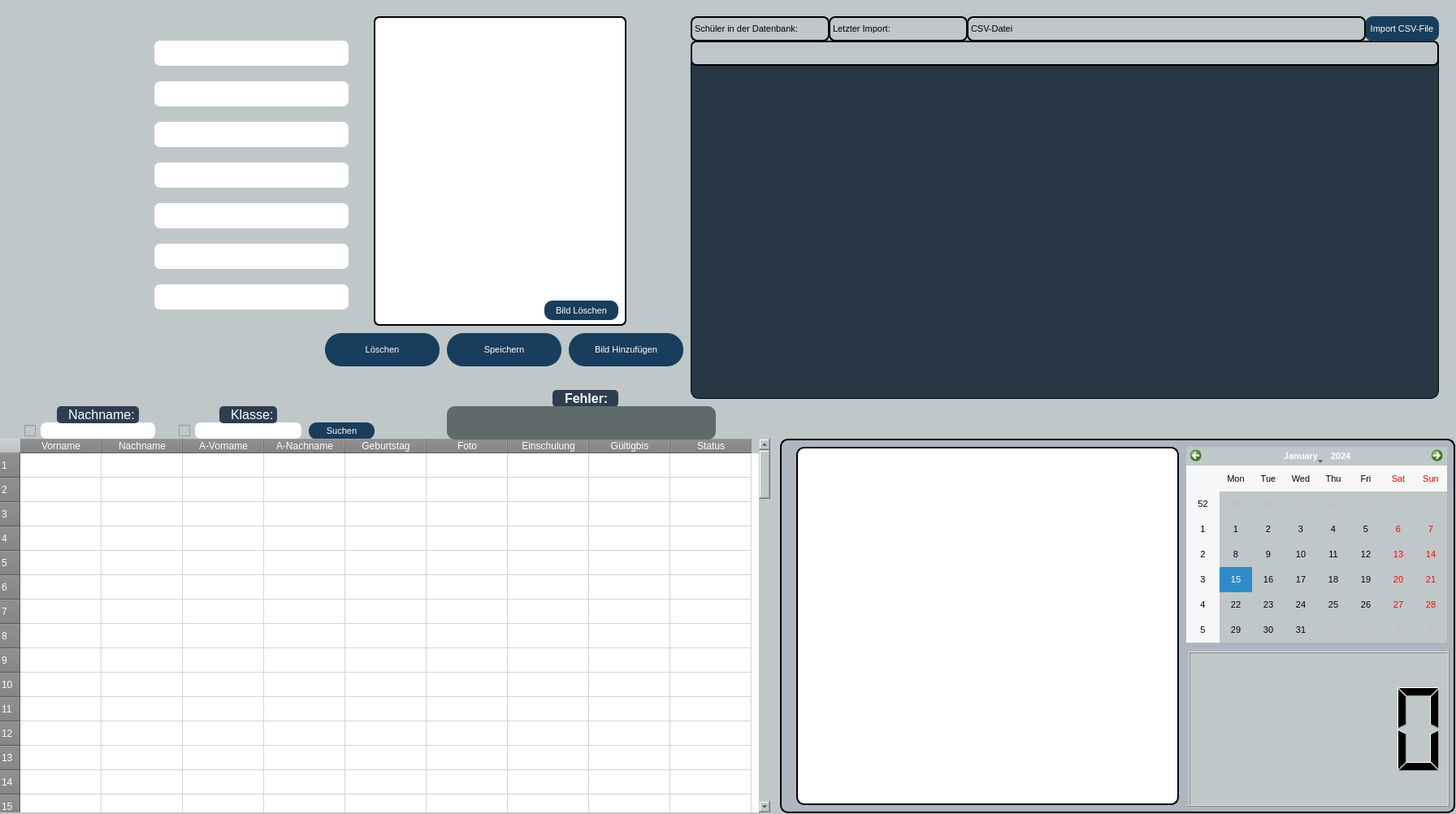
<?xml version="1.0" encoding="UTF-8"?>
<ui version="4.0">
 <author>Flroian Amend</author>
 <class>Form</class>
 <widget class="QWidget" name="Form">
  <property name="windowModality">
   <enum>Qt::NonModal</enum>
  </property>
  <property name="geometry">
   <rect>
    <x>0</x>
    <y>0</y>
    <width>1792</width>
    <height>1002</height>
   </rect>
  </property>
  <property name="sizePolicy">
   <sizepolicy hsizetype="Expanding" vsizetype="Expanding">
    <horstretch>0</horstretch>
    <verstretch>0</verstretch>
   </sizepolicy>
  </property>
  <property name="font">
   <font>
    <pointsize>8</pointsize>
   </font>
  </property>
  <property name="windowTitle">
   <string>Ausweis Verwaltung</string>
  </property>
  <property name="layoutDirection">
   <enum>Qt::LeftToRight</enum>
  </property>
  <property name="styleSheet">
   <string notr="true">QTableWidget {border: 1px; border-radius:10px}
QWidget{background-color:rgb(191, 199, 200);}
</string>
  </property>
  <widget class="QPushButton" name="pushButton">
   <property name="geometry">
    <rect>
     <x>700</x>
     <y>410</y>
     <width>141</width>
     <height>41</height>
    </rect>
   </property>
   <property name="styleSheet">
    <string notr="true">QPushButton {border:3px; border-radius:20px;background-color:#193d5c;color:white}
QPushButton:hover{background-color:#3498DB}
</string>
   </property>
   <property name="text">
    <string>Bild Hinzufügen</string>
   </property>
  </widget>
  <widget class="QPushButton" name="pushButton_2">
   <property name="geometry">
    <rect>
     <x>400</x>
     <y>410</y>
     <width>141</width>
     <height>41</height>
    </rect>
   </property>
   <property name="styleSheet">
    <string notr="true">QPushButton {border:3px; border-radius:20px;background-color:#193d5c;color:white}
QPushButton:hover{background-color:#3498DB}
</string>
   </property>
   <property name="text">
    <string>Löschen</string>
   </property>
  </widget>
  <widget class="QPushButton" name="pushButton_3">
   <property name="geometry">
    <rect>
     <x>550</x>
     <y>410</y>
     <width>141</width>
     <height>41</height>
    </rect>
   </property>
   <property name="styleSheet">
    <string notr="true">QPushButton {border:3px; border-radius:20px;background-color:#193d5c;color:white}
QPushButton:hover{background-color:#3498DB}
</string>
   </property>
   <property name="text">
    <string>Speichern</string>
   </property>
  </widget>
  <widget class="QLineEdit" name="lineEdit_7">
   <property name="geometry">
    <rect>
     <x>240</x>
     <y>520</y>
     <width>131</width>
     <height>20</height>
    </rect>
   </property>
   <property name="styleSheet">
    <string notr="true">QLineEdit {background-color:white;border:3px solid white;border-radius:7px}</string>
   </property>
  </widget>
  <widget class="QPushButton" name="pushButton_5">
   <property name="geometry">
    <rect>
     <x>380</x>
     <y>520</y>
     <width>81</width>
     <height>21</height>
    </rect>
   </property>
   <property name="maximumSize">
    <size>
     <width>16777215</width>
     <height>1677722</height>
    </size>
   </property>
   <property name="styleSheet">
    <string notr="true">QPushButton {border:3px; border-radius:10px;background-color:#193d5c;color:white}
QPushButton:hover{background-color:#3498DB}
</string>
   </property>
   <property name="text">
    <string>Suchen</string>
   </property>
  </widget>
  <widget class="QTableWidget" name="tableWidget">
   <property name="geometry">
    <rect>
     <x>0</x>
     <y>540</y>
     <width>948</width>
     <height>460</height>
    </rect>
   </property>
   <property name="toolTipDuration">
    <number>1</number>
   </property>
   <property name="styleSheet">
    <string notr="true">QTableView {Selection-background-color: blue; Background-color: white;border-radius:10px}
QHeaderView::section {background-color:grey;color:white}
QTableView QTableCornerButton::section {background-color:grey;border:2px grey;}

QScrollBar{
background-color:transparent;
border:0px solid transparent;
background:none;}

QScrollBar:vertical {
background: rgb(159, 176, 184);
width: 20px;
margin: 2px 0px 2px 5px;
border-radius: 7px;
border:0px solid transparent; }

QScrollBar::handle:vertical {
background: white;
min-height: 15px;
border-radius: 7px;
border:0px solid transparent; }

QScrollBar::add-line:vertical {
border: none;
border:0px solid transparent;
background: rgb(55, 63, 77);
height: 0px;
border-bottom-left-radius: 7px;
border-bottom-right-radius: 7px;
subcontrol-position: bottom;
subcontrol-origin: margin;}

QScrollBar::sub-line:vertical {
border: none;
border:0px solid transparent;
background: rgb(55, 63, 77);
height: 0px;
border-top-left-radius: 7px;
border-top-right-radius: 7px;
subcontrol-position: top;
subcontrol-origin: margin;}

QScrollBar::up-arrow:vertical, QScrollBar::down-arrow:vertical {
background: none;
border:0px solid transparent; }

QScrollBar::add-page:vertical, QScrollBar::sub-page:vertical {
background: none;
border:0px solid transparent; }
</string>
   </property>
   <property name="sizeAdjustPolicy">
    <enum>QAbstractScrollArea::AdjustToContents</enum>
   </property>
   <property name="editTriggers">
    <set>QAbstractItemView::NoEditTriggers</set>
   </property>
   <property name="rowCount">
    <number>100</number>
   </property>
   <property name="columnCount">
    <number>9</number>
   </property>
   <row/>
   <row/>
   <row/>
   <row/>
   <row/>
   <row/>
   <row/>
   <row/>
   <row/>
   <row/>
   <row/>
   <row/>
   <row/>
   <row/>
   <row/>
   <row/>
   <row/>
   <row/>
   <row/>
   <row/>
   <row/>
   <row/>
   <row/>
   <row/>
   <row/>
   <row/>
   <row/>
   <row/>
   <row/>
   <row/>
   <row/>
   <row/>
   <row/>
   <row/>
   <row/>
   <row/>
   <row/>
   <row/>
   <row/>
   <row/>
   <row/>
   <row/>
   <row/>
   <row/>
   <row/>
   <row/>
   <row/>
   <row/>
   <row/>
   <row/>
   <row/>
   <row/>
   <row/>
   <row/>
   <row/>
   <row/>
   <row/>
   <row/>
   <row/>
   <row/>
   <row/>
   <row/>
   <row/>
   <row/>
   <row/>
   <row/>
   <row/>
   <row/>
   <row/>
   <row/>
   <row/>
   <row/>
   <row/>
   <row/>
   <row/>
   <row/>
   <row/>
   <row/>
   <row/>
   <row/>
   <row/>
   <row/>
   <row/>
   <row/>
   <row/>
   <row/>
   <row/>
   <row/>
   <row/>
   <row/>
   <row/>
   <row/>
   <row/>
   <row/>
   <row/>
   <row/>
   <row/>
   <row/>
   <row/>
   <row/>
   <column>
    <property name="text">
     <string>Vorname</string>
    </property>
   </column>
   <column>
    <property name="text">
     <string>Nachname</string>
    </property>
   </column>
   <column>
    <property name="text">
     <string>A-Vorname</string>
    </property>
   </column>
   <column>
    <property name="text">
     <string>A-Nachname</string>
    </property>
   </column>
   <column>
    <property name="text">
     <string>Geburtstag</string>
    </property>
   </column>
   <column>
    <property name="text">
     <string>Foto</string>
    </property>
   </column>
   <column>
    <property name="text">
     <string>Einschulung</string>
    </property>
   </column>
   <column>
    <property name="text">
     <string>Gültigbis</string>
    </property>
   </column>
   <column>
    <property name="text">
     <string>Status</string>
    </property>
   </column>
  </widget>
  <widget class="QTreeView" name="treeView">
   <property name="geometry">
    <rect>
     <x>850</x>
     <y>50</y>
     <width>921</width>
     <height>441</height>
    </rect>
   </property>
   <property name="sizePolicy">
    <sizepolicy hsizetype="Minimum" vsizetype="Minimum">
     <horstretch>0</horstretch>
     <verstretch>0</verstretch>
    </sizepolicy>
   </property>
   <property name="cursor" stdset="0">
    <cursorShape>PointingHandCursor</cursorShape>
   </property>
   <property name="styleSheet">
    <string notr="true">QTreeView {show-decoration-selected: 1;padding-top:4px;color:white;background-color:#273746;border:1px solid; border-radius:10px}
QTreeView::item {border: 1px solid #d9d9d9;border-top-color: transparent;border-bottom-color: transparent;}
QTreeView::item:hover {background: qlineargradient(x1: 0, y1: 0, x2: 0, y2: 1, stop: 0 #e7effd, stop: 1 #cbdaf1);border: 1px solid #bfcde4;}
QTreeView::item:selected {border: 1px solid #567dbc;}
QTreeView::item:selected:active{background: qlineargradient(x1: 0, y1: 0, x2: 0, y2: 1, stop: 0 #6ea1f1, stop: 1 #567dbc);}
QTreeView::item:selected:!active {background: qlineargradient(x1: 0, y1: 0, x2: 0, y2: 1, stop: 0 #6b9be8, stop: 1 #577fbf);}
QHeaderView::section {background-color:grey;color:white}


/*QTreeView{padding-top:30px;color:white;background-color:#273746;border:3px solid; border-radius:10px}
QTreeView::item:hover {color:black;}
QTreeView::item:selected{background-color:#85C1E9;border:1px;border-radius:5px;}
*/</string>
   </property>
   <property name="frameShape">
    <enum>QFrame::NoFrame</enum>
   </property>
  </widget>
  <widget class="QCheckBox" name="checkBox">
   <property name="geometry">
    <rect>
     <x>220</x>
     <y>520</y>
     <width>20</width>
     <height>20</height>
    </rect>
   </property>
   <property name="font">
    <font>
     <pointsize>12</pointsize>
    </font>
   </property>
   <property name="styleSheet">
    <string notr="true">QCheckBox {border-radius:1px;}</string>
   </property>
   <property name="text">
    <string/>
   </property>
  </widget>
  <widget class="QLineEdit" name="lineEdit_8">
   <property name="geometry">
    <rect>
     <x>50</x>
     <y>520</y>
     <width>141</width>
     <height>20</height>
    </rect>
   </property>
   <property name="styleSheet">
    <string notr="true">QLineEdit {background-color:white;border:3px solid white;border-radius:7px}</string>
   </property>
  </widget>
  <widget class="QCheckBox" name="checkBox_2">
   <property name="geometry">
    <rect>
     <x>30</x>
     <y>520</y>
     <width>20</width>
     <height>20</height>
    </rect>
   </property>
   <property name="font">
    <font>
     <pointsize>12</pointsize>
    </font>
   </property>
   <property name="text">
    <string/>
   </property>
  </widget>
  <widget class="QLabel" name="label_10">
   <property name="geometry">
    <rect>
     <x>70</x>
     <y>500</y>
     <width>101</width>
     <height>21</height>
    </rect>
   </property>
   <property name="font">
    <font>
     <pointsize>12</pointsize>
    </font>
   </property>
   <property name="styleSheet">
    <string notr="true">QLabel {background-color:#2C3E50;color:white; border-radius:5px;padding-left:10%}</string>
   </property>
   <property name="frameShape">
    <enum>QFrame::Box</enum>
   </property>
   <property name="frameShadow">
    <enum>QFrame::Raised</enum>
   </property>
   <property name="text">
    <string>Nachname:</string>
   </property>
  </widget>
  <widget class="QLabel" name="label_11">
   <property name="geometry">
    <rect>
     <x>270</x>
     <y>500</y>
     <width>71</width>
     <height>21</height>
    </rect>
   </property>
   <property name="font">
    <font>
     <pointsize>12</pointsize>
    </font>
   </property>
   <property name="styleSheet">
    <string notr="true">QLabel {background-color:#2C3E50;color:white; border-radius:5px;padding-left:10%}</string>
   </property>
   <property name="frameShape">
    <enum>QFrame::Box</enum>
   </property>
   <property name="frameShadow">
    <enum>QFrame::Raised</enum>
   </property>
   <property name="text">
    <string>Klasse:</string>
   </property>
  </widget>
  <widget class="QLineEdit" name="lineEdit">
   <property name="geometry">
    <rect>
     <x>190</x>
     <y>50</y>
     <width>239</width>
     <height>31</height>
    </rect>
   </property>
   <property name="font">
    <font>
     <pointsize>12</pointsize>
     <italic>false</italic>
     <bold>true</bold>
     <stylestrategy>PreferDefault</stylestrategy>
     <kerning>false</kerning>
    </font>
   </property>
   <property name="autoFillBackground">
    <bool>false</bool>
   </property>
   <property name="styleSheet">
    <string notr="true">QLineEdit {background-color:white;border-radius:7px}
QLabel {background-color:#2C3E50;color:white;border-radius:5px;}</string>
   </property>
   <property name="inputMethodHints">
    <set>Qt::ImhNone</set>
   </property>
   <property name="inputMask">
    <string/>
   </property>
   <property name="text">
    <string/>
   </property>
   <property name="maxLength">
    <number>100</number>
   </property>
   <property name="placeholderText">
    <string/>
   </property>
   <property name="clearButtonEnabled">
    <bool>false</bool>
   </property>
  </widget>
  <widget class="QLineEdit" name="lineEdit_2">
   <property name="geometry">
    <rect>
     <x>190</x>
     <y>100</y>
     <width>239</width>
     <height>31</height>
    </rect>
   </property>
   <property name="font">
    <font>
     <pointsize>12</pointsize>
     <italic>false</italic>
     <bold>true</bold>
     <kerning>false</kerning>
    </font>
   </property>
   <property name="styleSheet">
    <string notr="true">QLineEdit {background-color:white;border-radius:7px}
QLabel {background-color:#2C3E50;color:white;border-radius:5px;}</string>
   </property>
   <property name="text">
    <string/>
   </property>
   <property name="maxLength">
    <number>100</number>
   </property>
  </widget>
  <widget class="QLineEdit" name="lineEdit_3">
   <property name="enabled">
    <bool>true</bool>
   </property>
   <property name="geometry">
    <rect>
     <x>190</x>
     <y>250</y>
     <width>239</width>
     <height>31</height>
    </rect>
   </property>
   <property name="font">
    <font>
     <pointsize>12</pointsize>
     <italic>false</italic>
     <bold>true</bold>
     <kerning>false</kerning>
    </font>
   </property>
   <property name="styleSheet">
    <string notr="true">QLineEdit {background-color:white;border-radius:7px}
QLabel {background-color:#2C3E50;color:white;border-radius:5px;}</string>
   </property>
   <property name="text">
    <string/>
   </property>
   <property name="maxLength">
    <number>100</number>
   </property>
  </widget>
  <widget class="QLineEdit" name="lineEdit_4">
   <property name="geometry">
    <rect>
     <x>190</x>
     <y>300</y>
     <width>239</width>
     <height>31</height>
    </rect>
   </property>
   <property name="font">
    <font>
     <pointsize>12</pointsize>
     <italic>false</italic>
     <bold>true</bold>
    </font>
   </property>
   <property name="styleSheet">
    <string notr="true">QLineEdit {background-color:white;border-radius:7px}
QLabel {background-color:#2C3E50;color:white;border-radius:5px;}</string>
   </property>
   <property name="text">
    <string/>
   </property>
   <property name="maxLength">
    <number>100</number>
   </property>
  </widget>
  <widget class="QLineEdit" name="lineEdit_5">
   <property name="geometry">
    <rect>
     <x>190</x>
     <y>350</y>
     <width>239</width>
     <height>31</height>
    </rect>
   </property>
   <property name="font">
    <font>
     <pointsize>12</pointsize>
     <italic>false</italic>
     <bold>true</bold>
    </font>
   </property>
   <property name="styleSheet">
    <string notr="true">QLineEdit {background-color:white;border-radius:7px}
QLabel {background-color:#2C3E50;color:white;border-radius:5px;}</string>
   </property>
   <property name="text">
    <string/>
   </property>
  </widget>
  <widget class="QLabel" name="label_7">
   <property name="geometry">
    <rect>
     <x>460</x>
     <y>20</y>
     <width>311</width>
     <height>381</height>
    </rect>
   </property>
   <property name="sizePolicy">
    <sizepolicy hsizetype="Fixed" vsizetype="Fixed">
     <horstretch>0</horstretch>
     <verstretch>0</verstretch>
    </sizepolicy>
   </property>
   <property name="font">
    <font>
     <pointsize>8</pointsize>
     <stylestrategy>PreferDefault</stylestrategy>
    </font>
   </property>
   <property name="focusPolicy">
    <enum>Qt::NoFocus</enum>
   </property>
   <property name="acceptDrops">
    <bool>false</bool>
   </property>
   <property name="styleSheet">
    <string notr="true">QLabel  {background-color: white;border:2px solid black;border-radius:7px;}</string>
   </property>
   <property name="frameShape">
    <enum>QFrame::WinPanel</enum>
   </property>
   <property name="frameShadow">
    <enum>QFrame::Sunken</enum>
   </property>
   <property name="lineWidth">
    <number>0</number>
   </property>
   <property name="text">
    <string/>
   </property>
  </widget>
  <widget class="QLabel" name="label_13">
   <property name="geometry">
    <rect>
     <x>680</x>
     <y>480</y>
     <width>81</width>
     <height>21</height>
    </rect>
   </property>
   <property name="font">
    <font>
     <pointsize>12</pointsize>
     <bold>true</bold>
    </font>
   </property>
   <property name="toolTipDuration">
    <number>-1</number>
   </property>
   <property name="styleSheet">
    <string notr="true">QLabel {background-color:#2C3E50;color:white; border-radius:5px;padding-left:10%;z-index:1}</string>
   </property>
   <property name="frameShape">
    <enum>QFrame::StyledPanel</enum>
   </property>
   <property name="frameShadow">
    <enum>QFrame::Raised</enum>
   </property>
   <property name="text">
    <string>Fehler:</string>
   </property>
   <property name="indent">
    <number>5</number>
   </property>
  </widget>
  <widget class="QLabel" name="label_12">
   <property name="geometry">
    <rect>
     <x>550</x>
     <y>500</y>
     <width>331</width>
     <height>41</height>
    </rect>
   </property>
   <property name="font">
    <font>
     <pointsize>10</pointsize>
     <underline>true</underline>
    </font>
   </property>
   <property name="styleSheet">
    <string notr="true">QLabel{background-color:#5F6A6A;border-radius:10px;color:white;}</string>
   </property>
   <property name="text">
    <string/>
   </property>
   <property name="textFormat">
    <enum>Qt::AutoText</enum>
   </property>
  </widget>
  <widget class="QPushButton" name="pushButton_7">
   <property name="geometry">
    <rect>
     <x>670</x>
     <y>370</y>
     <width>91</width>
     <height>24</height>
    </rect>
   </property>
   <property name="styleSheet">
    <string notr="true">QPushButton {border:3px; border-radius:10px;background-color:#193d5c;color:white}
QPushButton:hover{background-color:#3498DB}
</string>
   </property>
   <property name="text">
    <string>Bild Löschen</string>
   </property>
  </widget>
  <widget class="QLabel" name="label_14">
   <property name="geometry">
    <rect>
     <x>850</x>
     <y>50</y>
     <width>921</width>
     <height>31</height>
    </rect>
   </property>
   <property name="styleSheet">
    <string notr="true">QLabel {border:2px solid; border-radius:7px;}</string>
   </property>
   <property name="frameShape">
    <enum>QFrame::StyledPanel</enum>
   </property>
   <property name="text">
    <string/>
   </property>
  </widget>
  <widget class="QPushButton" name="pushButton_9">
   <property name="geometry">
    <rect>
     <x>1790</x>
     <y>1030</y>
     <width>121</width>
     <height>41</height>
    </rect>
   </property>
   <property name="text">
    <string>Beenden</string>
   </property>
  </widget>
  <widget class="QLabel" name="label_15">
   <property name="geometry">
    <rect>
     <x>850</x>
     <y>20</y>
     <width>171</width>
     <height>31</height>
    </rect>
   </property>
   <property name="cursor">
    <cursorShape>ArrowCursor</cursorShape>
   </property>
   <property name="styleSheet">
    <string notr="true">QLabel {border:2px solid;border-radius:8px;}</string>
   </property>
   <property name="frameShape">
    <enum>QFrame::StyledPanel</enum>
   </property>
   <property name="text">
    <string>Schüler in der Datenbank:</string>
   </property>
  </widget>
  <widget class="QLabel" name="label_8">
   <property name="geometry">
    <rect>
     <x>960</x>
     <y>540</y>
     <width>831</width>
     <height>461</height>
    </rect>
   </property>
   <property name="styleSheet">
    <string notr="true">QLabel {background-color:#AEB6BF;border:2px solid black;border-radius:10px}</string>
   </property>
   <property name="frameShape">
    <enum>QFrame::Panel</enum>
   </property>
   <property name="frameShadow">
    <enum>QFrame::Sunken</enum>
   </property>
   <property name="text">
    <string/>
   </property>
   <property name="indent">
    <number>-5</number>
   </property>
  </widget>
  <widget class="QPushButton" name="pushButton_4">
   <property name="geometry">
    <rect>
     <x>1680</x>
     <y>20</y>
     <width>91</width>
     <height>31</height>
    </rect>
   </property>
   <property name="styleSheet">
    <string notr="true">QPushButton {border:3px; border-radius:10px;background-color:#193d5c;color:white}
QPushButton:hover{background-color:#3498DB}
</string>
   </property>
   <property name="text">
    <string>Import CSV-File</string>
   </property>
  </widget>
  <widget class="QLabel" name="label_16">
   <property name="geometry">
    <rect>
     <x>1020</x>
     <y>20</y>
     <width>171</width>
     <height>31</height>
    </rect>
   </property>
   <property name="cursor">
    <cursorShape>ArrowCursor</cursorShape>
   </property>
   <property name="styleSheet">
    <string notr="true">QLabel {border:2px solid;border-radius:8px;}</string>
   </property>
   <property name="frameShape">
    <enum>QFrame::Box</enum>
   </property>
   <property name="text">
    <string>Letzter Import:</string>
   </property>
  </widget>
  <widget class="QListWidget" name="listWidget">
   <property name="geometry">
    <rect>
     <x>980</x>
     <y>550</y>
     <width>471</width>
     <height>441</height>
    </rect>
   </property>
   <property name="acceptDrops">
    <bool>true</bool>
   </property>
   <property name="styleSheet">
    <string notr="true">QListWidget {background-color:white;border:2px solid black;border-radius:10px}</string>
   </property>
   <property name="frameShape">
    <enum>QFrame::NoFrame</enum>
   </property>
   <property name="flow">
    <enum>QListView::TopToBottom</enum>
   </property>
   <property name="viewMode">
    <enum>QListView::ListMode</enum>
   </property>
  </widget>
  <widget class="QLineEdit" name="lineEdit_6">
   <property name="geometry">
    <rect>
     <x>190</x>
     <y>200</y>
     <width>239</width>
     <height>31</height>
    </rect>
   </property>
   <property name="font">
    <font>
     <pointsize>12</pointsize>
     <italic>false</italic>
     <bold>true</bold>
     <kerning>false</kerning>
    </font>
   </property>
   <property name="styleSheet">
    <string notr="true">QLineEdit {background-color:white;border-radius:7px}
QLabel {background-color:#2C3E50;color:white;border-radius:5px;}</string>
   </property>
   <property name="text">
    <string/>
   </property>
   <property name="maxLength">
    <number>100</number>
   </property>
  </widget>
  <widget class="QLineEdit" name="lineEdit_9">
   <property name="geometry">
    <rect>
     <x>190</x>
     <y>150</y>
     <width>239</width>
     <height>31</height>
    </rect>
   </property>
   <property name="font">
    <font>
     <pointsize>12</pointsize>
     <italic>false</italic>
     <bold>true</bold>
     <stylestrategy>PreferDefault</stylestrategy>
     <kerning>false</kerning>
    </font>
   </property>
   <property name="autoFillBackground">
    <bool>false</bool>
   </property>
   <property name="styleSheet">
    <string notr="true">QLineEdit {background-color:white;border-radius:7px}
QLabel {background-color:#2C3E50;color:white;border-radius:5px;}</string>
   </property>
   <property name="inputMethodHints">
    <set>Qt::ImhNone</set>
   </property>
   <property name="inputMask">
    <string/>
   </property>
   <property name="text">
    <string/>
   </property>
   <property name="maxLength">
    <number>100</number>
   </property>
   <property name="placeholderText">
    <string/>
   </property>
   <property name="clearButtonEnabled">
    <bool>false</bool>
   </property>
  </widget>
  <widget class="QLabel" name="label_18">
   <property name="geometry">
    <rect>
     <x>1190</x>
     <y>20</y>
     <width>491</width>
     <height>31</height>
    </rect>
   </property>
   <property name="cursor">
    <cursorShape>ArrowCursor</cursorShape>
   </property>
   <property name="styleSheet">
    <string notr="true">QLabel {border:2px solid;border-radius:8px;}</string>
   </property>
   <property name="frameShape">
    <enum>QFrame::Panel</enum>
   </property>
   <property name="text">
    <string>CSV-Datei</string>
   </property>
  </widget>
  <widget class="QCalendarWidget" name="calendarWidget">
   <property name="geometry">
    <rect>
     <x>1460</x>
     <y>550</y>
     <width>321</width>
     <height>241</height>
    </rect>
   </property>
  </widget>
  <widget class="QLCDNumber" name="lcdNumber">
   <property name="geometry">
    <rect>
     <x>1463</x>
     <y>802</y>
     <width>321</width>
     <height>191</height>
    </rect>
   </property>
  </widget>
 </widget>
 <resources/>
 <connections/>
</ui>
